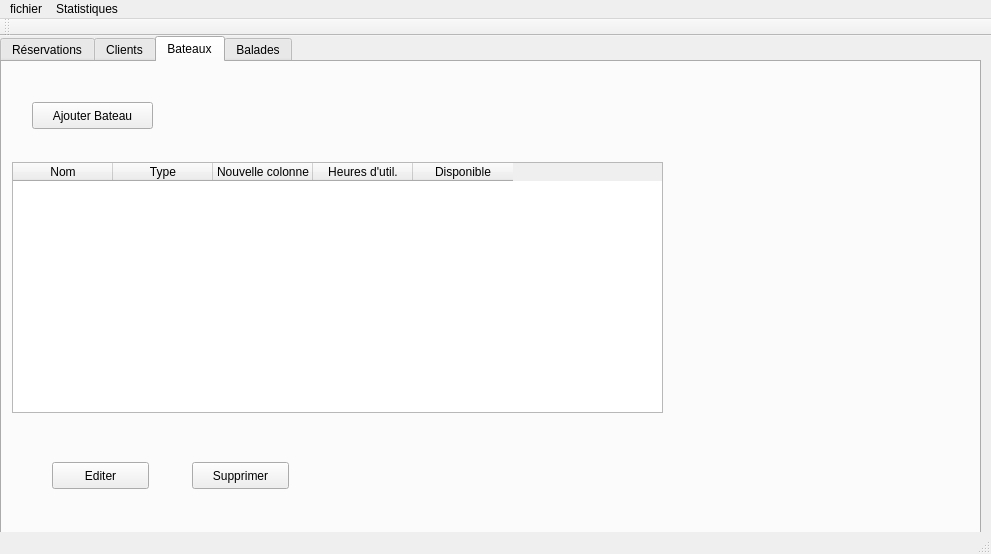
<?xml version="1.0" encoding="UTF-8"?>
<ui version="4.0">
 <class>MainWindow</class>
 <widget class="QMainWindow" name="MainWindow">
  <property name="geometry">
   <rect>
    <x>0</x>
    <y>0</y>
    <width>991</width>
    <height>554</height>
   </rect>
  </property>
  <property name="windowTitle">
   <string>Location de bateaux - S.A Lacio</string>
  </property>
  <widget class="QWidget" name="centralWidget">
   <widget class="QTabWidget" name="tabWidget">
    <property name="geometry">
     <rect>
      <x>0</x>
      <y>0</y>
      <width>981</width>
      <height>511</height>
     </rect>
    </property>
    <property name="currentIndex">
     <number>2</number>
    </property>
    <widget class="QWidget" name="tab_4">
     <attribute name="title">
      <string>Réservations</string>
     </attribute>
     <widget class="QTableWidget" name="tableWidget_3">
      <property name="geometry">
       <rect>
        <x>20</x>
        <y>70</y>
        <width>931</width>
        <height>311</height>
       </rect>
      </property>
      <column>
       <property name="text">
        <string>Date début</string>
       </property>
      </column>
      <column>
       <property name="text">
        <string>Date fin</string>
       </property>
      </column>
      <column>
       <property name="text">
        <string>Capitaine</string>
       </property>
      </column>
      <column>
       <property name="text">
        <string>Bateau</string>
       </property>
      </column>
      <column>
       <property name="text">
        <string>Balade</string>
       </property>
      </column>
      <column>
       <property name="text">
        <string>Prix</string>
       </property>
      </column>
     </widget>
     <widget class="QPushButton" name="pushButton_7">
      <property name="geometry">
       <rect>
        <x>20</x>
        <y>20</y>
        <width>161</width>
        <height>27</height>
       </rect>
      </property>
      <property name="text">
       <string>Nouvelle Résevation</string>
      </property>
     </widget>
     <widget class="QPushButton" name="pushButton_8">
      <property name="geometry">
       <rect>
        <x>30</x>
        <y>410</y>
        <width>97</width>
        <height>27</height>
       </rect>
      </property>
      <property name="text">
       <string>Editer</string>
      </property>
     </widget>
     <widget class="QPushButton" name="pushButton_9">
      <property name="geometry">
       <rect>
        <x>160</x>
        <y>410</y>
        <width>97</width>
        <height>27</height>
       </rect>
      </property>
      <property name="text">
       <string>Annuler</string>
      </property>
     </widget>
    </widget>
    <widget class="QWidget" name="tab">
     <attribute name="title">
      <string>Clients</string>
     </attribute>
     <widget class="QTableWidget" name="tableWidget">
      <property name="geometry">
       <rect>
        <x>10</x>
        <y>70</y>
        <width>951</width>
        <height>321</height>
       </rect>
      </property>
      <attribute name="horizontalHeaderDefaultSectionSize">
       <number>100</number>
      </attribute>
      <attribute name="horizontalHeaderMinimumSectionSize">
       <number>29</number>
      </attribute>
      <column>
       <property name="text">
        <string>ID</string>
       </property>
      </column>
      <column>
       <property name="text">
        <string>Nom</string>
       </property>
      </column>
      <column>
       <property name="text">
        <string>Prénom</string>
       </property>
      </column>
      <column>
       <property name="text">
        <string>Date de naissance</string>
       </property>
      </column>
      <column>
       <property name="text">
        <string>Permis</string>
       </property>
      </column>
      <column>
       <property name="text">
        <string>Dernière balade</string>
       </property>
      </column>
     </widget>
     <widget class="QPushButton" name="pushButton">
      <property name="geometry">
       <rect>
        <x>30</x>
        <y>20</y>
        <width>101</width>
        <height>27</height>
       </rect>
      </property>
      <property name="text">
       <string>Ajouter client</string>
      </property>
     </widget>
     <widget class="QPushButton" name="pushButton_2">
      <property name="geometry">
       <rect>
        <x>60</x>
        <y>410</y>
        <width>97</width>
        <height>27</height>
       </rect>
      </property>
      <property name="text">
       <string>Editer</string>
      </property>
     </widget>
     <widget class="QPushButton" name="pushButton_3">
      <property name="geometry">
       <rect>
        <x>210</x>
        <y>410</y>
        <width>97</width>
        <height>27</height>
       </rect>
      </property>
      <property name="text">
       <string>Supprimer</string>
      </property>
     </widget>
    </widget>
    <widget class="QWidget" name="tab_2">
     <attribute name="title">
      <string>Bateaux</string>
     </attribute>
     <widget class="QTableWidget" name="tableWidget_2">
      <property name="geometry">
       <rect>
        <x>10</x>
        <y>100</y>
        <width>651</width>
        <height>251</height>
       </rect>
      </property>
      <column>
       <property name="text">
        <string>Nom</string>
       </property>
      </column>
      <column>
       <property name="text">
        <string>Type</string>
       </property>
      </column>
      <column>
       <property name="text">
        <string>Nouvelle colonne</string>
       </property>
      </column>
      <column>
       <property name="text">
        <string>Heures d'util.</string>
       </property>
      </column>
      <column>
       <property name="text">
        <string>Disponible</string>
       </property>
      </column>
     </widget>
     <widget class="QPushButton" name="pushButton_4">
      <property name="geometry">
       <rect>
        <x>30</x>
        <y>40</y>
        <width>121</width>
        <height>27</height>
       </rect>
      </property>
      <property name="text">
       <string>Ajouter Bateau</string>
      </property>
     </widget>
     <widget class="QPushButton" name="pushButton_5">
      <property name="geometry">
       <rect>
        <x>190</x>
        <y>400</y>
        <width>97</width>
        <height>27</height>
       </rect>
      </property>
      <property name="text">
       <string>Supprimer</string>
      </property>
     </widget>
     <widget class="QPushButton" name="pushButton_6">
      <property name="geometry">
       <rect>
        <x>50</x>
        <y>400</y>
        <width>97</width>
        <height>27</height>
       </rect>
      </property>
      <property name="text">
       <string>Editer</string>
      </property>
     </widget>
    </widget>
    <widget class="QWidget" name="tab_3">
     <attribute name="title">
      <string>Balades</string>
     </attribute>
    </widget>
   </widget>
  </widget>
  <widget class="QMenuBar" name="menuBar">
   <property name="geometry">
    <rect>
     <x>0</x>
     <y>0</y>
     <width>991</width>
     <height>25</height>
    </rect>
   </property>
   <widget class="QMenu" name="menuFichier">
    <property name="title">
     <string>fichier</string>
    </property>
   </widget>
   <widget class="QMenu" name="menuStatistiques">
    <property name="title">
     <string>Statistiques</string>
    </property>
    <addaction name="actionClients"/>
    <addaction name="actionBalades"/>
   </widget>
   <addaction name="menuFichier"/>
   <addaction name="menuStatistiques"/>
  </widget>
  <widget class="QToolBar" name="mainToolBar">
   <attribute name="toolBarArea">
    <enum>TopToolBarArea</enum>
   </attribute>
   <attribute name="toolBarBreak">
    <bool>false</bool>
   </attribute>
  </widget>
  <widget class="QStatusBar" name="statusBar"/>
  <action name="actionClients">
   <property name="text">
    <string>Clients</string>
   </property>
  </action>
  <action name="actionBalades">
   <property name="text">
    <string>balades</string>
   </property>
  </action>
 </widget>
 <layoutdefault spacing="6" margin="11"/>
 <resources/>
 <connections/>
</ui>
